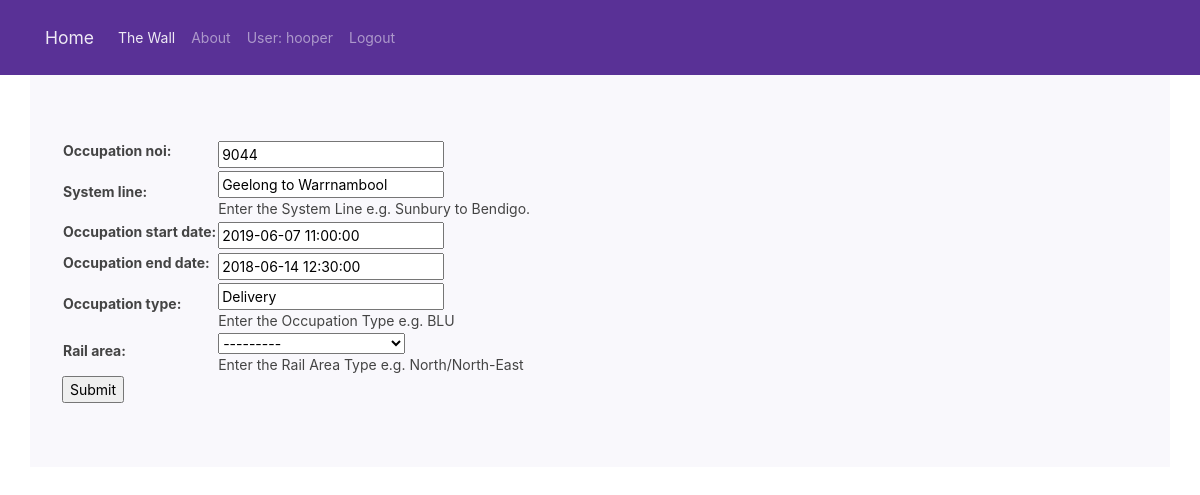
The app's page /the_wall/occupation/1/update (signed in), older data.
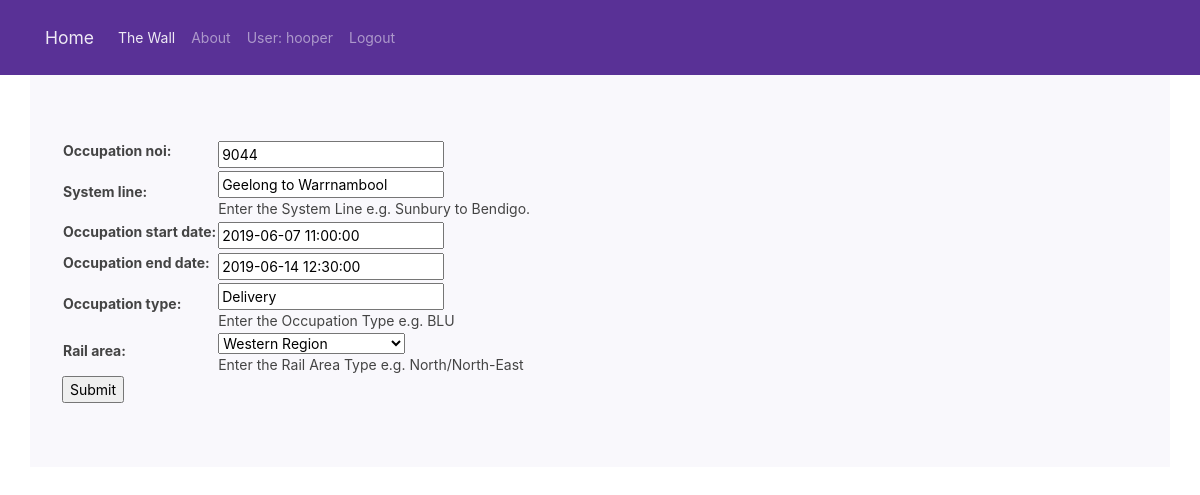
The same page, newer data.
### the_wall/models.py (models this page shows, shortened)
class Occupation(models.Model):
    occupation_noi = models.PositiveIntegerField()
    system_line = models.CharField(max_length = 100, help_text='Enter the System Line e.g. Sunbury to Bendigo.')
    occupation_start_date = models.DateTimeField()
    occupation_end_date = models.DateTimeField()
    occupation_type = models.CharField(max_length = 50, help_text='Enter the Occupation Type e.g. BLU')
    AREA_CHOICE = (('Western Region', 'Western Region'),('North/North-East Region', 'North/North-East Region'),('Central & Eastern Region', 'Central & Eastern Region'))
    rail_area = models.CharField(max_length = 50,choices=AREA_CHOICE, help_text='Enter the Rail Area Type e.g. North/North-East')
    class Meta:
        ordering = ['occupation_start_date']

### the_wall/views.py (the view)
# urls.py: path('occupation/<int:pk>/update',views.OccupationUpdateView.as_view(),name='occupation_update'),
class OccupationUpdateView(LoginRequiredMixin,UpdateView):
    login_url = '/accounts/login'
    redirect_field_name = ''
    model = Occupation
    fields ='__all__'

### the_wall/templates/the_wall/occupation_form.html (shortened to what this page needs)
{% extends "base.html" %}
{% block content %}
<div class="jumbotron container">
<form action="" method="post">
    <table>
    {{ form.as_table }}
    </table>
    <input type="submit" value="Submit" />
</form>
</div>
{% endblock %}

Row changes from the older to the newer data that the page shows:
changed Occupation "Geelong to Warrnambool": occupation_end_date "2018-06-14 12:30:00" → "2019-06-14 12:30:00"; rail_area "---------" → "Western Region"
